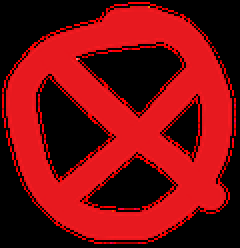
#> input picture python/data/electrical-symbols/Light/Light 2.png, 120 x 124 px (shown 2 times larger); its folder holds only this picture in this run
$ python symbol_generator.py
#> lines starting #> are read from the running program, lines starting #| are printed output that depends on the picture
import cv2
import json
import random
import shutil
import argparse
import numpy as np
from pathlib import Path
from typing import Dict, List, Tuple, Optional

try:
    from effects import water_wave_distortion, twirl_distortion, apply_gradient_fade
    _EFFECTS = True
except ImportError:
    _EFFECTS = False

SYMBOL_CATEGORIES = [
    {"id": 1, "name": "Light"},
    {"id": 2, "name": "Two-pole, one-way switch"},
    {"id": 3, "name": "Duplex Receptacle"},
    {"id": 4, "name": "Junction Box"},
    {"id": 5, "name": "Single-pole, one-way switch"},
    {"id": 6, "name": "Two-way switch"},
    {"id": 7, "name": "Three-pole, one-way switch"},
]


def _load_symbols(symbols_dir: str) -> Dict[str, List[np.ndarray]]:
#> called with symbols_dir = 'data/electrical-symbols'
    result: Dict[str, List[np.ndarray]] = {}
    for folder in Path(symbols_dir).iterdir():
        if not folder.is_dir():
            continue
        variants = [
            cv2.imread(str(p), cv2.IMREAD_UNCHANGED)
            for p in folder.glob("*.png")
        ]
#> variants = 1 item
        variants = [v for v in variants if v is not None]
        if variants:
            result[folder.name] = variants
    return result


def _resize_to_target(img: np.ndarray, target_size: int) -> np.ndarray:
    h, w = img.shape[:2]
    scale = target_size / max(h, w)
    new_w, new_h = max(1, int(w * scale)), max(1, int(h * scale))
    interp = cv2.INTER_AREA if scale < 1 else cv2.INTER_LINEAR
    return cv2.resize(img, (new_w, new_h), interpolation=interp)


def _rotate(img: np.ndarray, angle: float) -> np.ndarray:
    if angle % 360 == 0:
        return img
    h, w = img.shape[:2]
    M = cv2.getRotationMatrix2D((w / 2, h / 2), angle, 1.0)
    cos_a, sin_a = abs(M[0, 0]), abs(M[0, 1])
    new_w = int(h * sin_a + w * cos_a)
    new_h = int(h * cos_a + w * sin_a)
    M[0, 2] += (new_w - w) / 2
    M[1, 2] += (new_h - h) / 2
    border = (0, 0, 0, 0) if img.shape[2] == 4 else (255, 255, 255)
    return cv2.warpAffine(img, M, (new_w, new_h),
                          flags=cv2.INTER_LINEAR,
                          borderMode=cv2.BORDER_CONSTANT,
                          borderValue=border)


def _apply_symbol_effects(img: np.ndarray) -> np.ndarray:
    if not _EFFECTS:
        return img
    result = img.copy()
    if random.random() < 0.5:
        if random.random() < 0.5 and water_wave_distortion:
            result = water_wave_distortion(
                result,
                amplitude=random.randint(1, 3),
                frequency=random.uniform(0.005, 0.025),
            )
        elif twirl_distortion:
            result = twirl_distortion(
                result,
                angle=random.uniform(0.03, 0.18),
                radius=min(result.shape[:2]) // 2,
            )
    if random.random() < 0.4 and apply_gradient_fade:
        result = apply_gradient_fade(result,
                                     min_alpha=random.uniform(0.35, 0.7),
                                     max_alpha=1.0)
    return result


def _blend(canvas: np.ndarray, sym: np.ndarray, x: int, y: int) -> None:
    sh, sw = sym.shape[:2]
    x1, y1 = max(x, 0), max(y, 0)
    x2, y2 = min(x + sw, canvas.shape[1]), min(y + sh, canvas.shape[0])
    if x2 <= x1 or y2 <= y1:
        return
    sc = sym[y1 - y: y2 - y, x1 - x: x2 - x]
    roi = canvas[y1:y2, x1:x2]
    if sc.shape[2] == 4:
        a = sc[:, :, 3:4] / 255.0
        canvas[y1:y2, x1:x2] = (sc[:, :, :3] * a + roi * (1 - a)).astype(np.uint8)
    else:
        canvas[y1:y2, x1:x2] = sc[:, :, :3]


def _overlaps(x: int, y: int, w: int, h: int,
              boxes: List[Tuple[int, int, int, int]], pad: int) -> bool:
    for bx, by, bw, bh in boxes:
        if not (x + w + pad <= bx or bx + bw + pad <= x or
                y + h + pad <= by or by + bh + pad <= y):
            return True
    return False


def _make_background(width: int, height: int) -> np.ndarray:
    base = random.randint(228, 255)
    canvas = np.full((height, width, 3), base, dtype=np.uint8)
    noise = np.random.normal(0, random.uniform(0, 4), canvas.shape)
    return np.clip(canvas.astype(np.float32) + noise, 0, 255).astype(np.uint8)


# [60 lines left out: function _draw_distractors, not called in this run]


def _apply_image_effects(img: np.ndarray,
                         apply_tint: bool = True,
                         apply_blur: bool = True,
                         apply_noise: bool = True) -> np.ndarray:
    f = img.copy().astype(np.float32)

    if apply_noise and random.random() < 0.55:
        f += np.random.normal(0, random.uniform(2, 18), f.shape)

    if random.random() < 0.5:
        f *= random.uniform(0.72, 1.28)

    if random.random() < 0.4:
        mean = f.mean()
        f = (f - mean) * random.uniform(0.8, 1.25) + mean

    if apply_tint and random.random() < 0.6:
        if random.random() < 0.55:
            f[:, :, 0] *= random.uniform(0.78, 0.95)
            f[:, :, 2] *= random.uniform(1.0, 1.18)
        else:
            f[:, :, 0] *= random.uniform(1.0, 1.18)
            f[:, :, 2] *= random.uniform(0.78, 0.95)

    # 25% chance of dark vignette, simulates phone photos in bad lighting
    if random.random() < 0.25:
        f *= random.uniform(0.55, 0.85)
        f += np.random.normal(0, random.uniform(8, 22), f.shape)
        rows, cols = f.shape[:2]
        kx = cv2.getGaussianKernel(cols, cols / 2)
        ky = cv2.getGaussianKernel(rows, rows / 2)
        mask = (ky * kx.T)
        mask = (mask / mask.max())[:, :, np.newaxis]
        f *= mask

    result = np.clip(f, 0, 255).astype(np.uint8)

    if apply_blur and random.random() < 0.3:
        ksize = random.choice([3, 5])
        result = cv2.GaussianBlur(result, (ksize, ksize), 0)

    return result


class SymbolDatasetGenerator:
    def __init__(self, symbols_dir: str, output_dir: str = "dataset"):
        self.output_dir = Path(output_dir)
        self.images_dir = self.output_dir / "images"
        self.symbol_classes = _load_symbols(symbols_dir)
#> self.symbol_classes = 1 item
        self._cat_to_id = {c["name"]: c["id"] for c in SYMBOL_CATEGORIES}
        self._next_cat_id = len(SYMBOL_CATEGORIES) + 1

        print(f"Loaded {len(self.symbol_classes)} symbol classes:")
#| Loaded 1 symbol classes:
        for name, variants in self.symbol_classes.items():
            print(f"  {name}: {len(variants)} variant(s)")
#> this loop made 1 pass
#> name on pass 1: 'Light'
#|   Light: 1 variant(s)

    def generate(
        self,
        num_images: int = 200,
        img_width: int = 640,
        img_height: int = 640,
        symbols_per_image: Tuple[int, int] = (3, 14),
        symbol_min_size: int = 12,
        symbol_max_size: int = 100,
        rotations: Optional[List[float]] = None,
        symbol_overlap_pad: int = 4,
        distractors_per_image: Tuple[int, int] = (0, 0),
        apply_symbol_effects: bool = True,
        apply_image_effects: bool = True,
        apply_tint: bool = True,
        apply_blur: bool = True,
        apply_noise: bool = True,
    ) -> Dict:
#> called with num_images = 200, img_width = 640, img_height = 640, symbols_per_image = (3, 14), symbol_min_size = 12, symbol_max_size = 100, symbol_overlap_pad = 4, distractors_per_image = (0, 0)
        if rotations is None:
            rotations = [0.0, 90.0, 180.0, 270.0]

        if self.images_dir.exists():
            shutil.rmtree(self.images_dir)
        self.images_dir.mkdir(parents=True, exist_ok=True)

        cat_to_id = dict(self._cat_to_id)
        next_cat_id = self._next_cat_id
        all_classes = list(self.symbol_classes.keys())
#> all_classes = ['Light']

        coco: Dict = {
            "images": [],
            "annotations": [],
            "categories": [dict(c) for c in SYMBOL_CATEGORIES],
        }
        ann_id = 1

        for i in range(num_images):
            image_id = i + 1
            canvas = _make_background(img_width, img_height)

            num_distractors = random.randint(*distractors_per_image)
            if num_distractors > 0:
                _draw_distractors(canvas, num_distractors)

            placed_boxes: List[Tuple[int, int, int, int]] = []
            image_anns = []
            num_symbols = random.randint(*symbols_per_image)
            budget = num_symbols * 25

            while len(image_anns) < num_symbols and budget > 0:
                budget -= 1
                cls = random.choice(all_classes)
                src = random.choice(self.symbol_classes[cls])

                target_px = random.randint(symbol_min_size, symbol_max_size)
                sym = _resize_to_target(src.copy(), target_px)

                if apply_symbol_effects:
                    sym = _apply_symbol_effects(sym)

                angle = random.choice(rotations) if rotations else random.uniform(0, 360)
                sym = _rotate(sym, angle)

                sh, sw = sym.shape[:2]
                if sw > img_width or sh > img_height:
                    continue

                x = random.randint(0, img_width - sw)
                y = random.randint(0, img_height - sh)

                if _overlaps(x, y, sw, sh, placed_boxes, symbol_overlap_pad):
                    continue

                _blend(canvas, sym, x, y)
                placed_boxes.append((x, y, sw, sh))

                if cls not in cat_to_id:
                    cat_to_id[cls] = next_cat_id
                    coco["categories"].append({"id": next_cat_id, "name": cls})
                    next_cat_id += 1

                image_anns.append({
                    "id": ann_id,
                    "image_id": image_id,
                    "category_id": cat_to_id[cls],
                    "bbox": [float(x), float(y), float(sw), float(sh)],
                    "area": float(sw * sh),
                    "iscrowd": 0,
                })
                ann_id += 1

            if apply_image_effects:
                canvas = _apply_image_effects(canvas, apply_tint=apply_tint, apply_blur=apply_blur, apply_noise=apply_noise)

            fname = f"symbol_{i:04d}.png"
            cv2.imwrite(str(self.images_dir / fname), canvas)

            coco["images"].append({
                "id": image_id,
                "file_name": fname,
                "width": img_width,
                "height": img_height,
            })
            coco["annotations"].extend(image_anns)

            print(f"[{i+1}/{num_images}] {fname} — {len(image_anns)} symbols, {num_distractors} distractors")
#> this loop made 2 passes
#> pass 1, in generate, `cv2.imwrite(str(self.images_dir / fname), canvas)`:
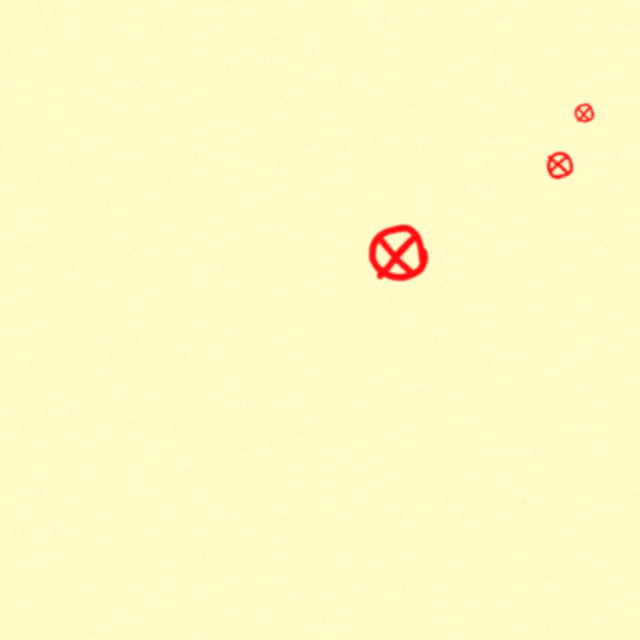
#> saved as symbol_0000.png: shape (640, 640, 3); mean B, G, R 199.4, 250, 255
#> after the loop:
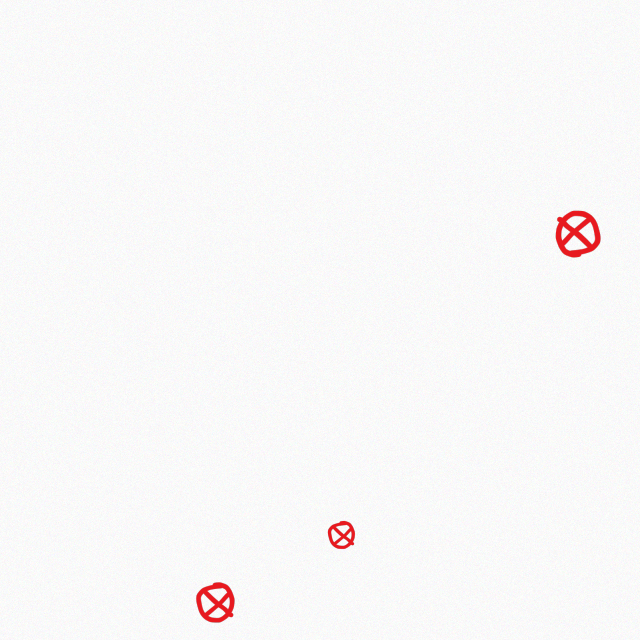
#> canvas: shape (640, 640, 3); mean B, G, R 248.3, 248.2, 249.3
#> after the loop, ann_id = 7; cat_to_id = {'Light': 1, 'Two-pole, one-way switch': 2, 'Duplex Receptacle': 3, 'Junction Box': 4, 'Single-pole, one-way switch': 5, 'Two-way switch': 6, 'Three-pole, one-way switch': 7}; next_cat_id = 8

        ann_path = self.output_dir / "annotations.json"
        with open(ann_path, "w") as f:
            json.dump(coco, f, indent=2)

        print(f"\nDone. {num_images} images → '{self.output_dir}/'")
        print(f"  Total annotations: {len(coco['annotations'])}")
        return coco


def main():
    parser = argparse.ArgumentParser(description="Generate symbol-focused training dataset")
    parser.add_argument("--symbols-dir", type=str, default="data/electrical-symbols")
    parser.add_argument("--output-dir", type=str, default="dataset")
    parser.add_argument("--num-images", type=int, default=200)
    parser.add_argument("--img-width", type=int, default=640)
    parser.add_argument("--img-height", type=int, default=640)
    parser.add_argument("--symbols-min", type=int, default=3)
    parser.add_argument("--symbols-max", type=int, default=14)
    parser.add_argument("--size-min", type=int, default=12)
    parser.add_argument("--size-max", type=int, default=100)
    parser.add_argument("--rotations", type=str, default="0,90,180,270",
                        help="comma-separated angles, or 'free' for 0-360")
    parser.add_argument("--overlap-pad", type=int, default=4)
    parser.add_argument("--distractors-min", type=int, default=0)
    parser.add_argument("--distractors-max", type=int, default=None)
    parser.add_argument("--no-symbol-effects", action="store_true")
    parser.add_argument("--no-image-effects", action="store_true")
    parser.add_argument("--no-tint", action="store_true")
    parser.add_argument("--no-blur", action="store_true")
    parser.add_argument("--no-noise", action="store_true")

    args = parser.parse_args()

    if args.distractors_max is None:
        args.distractors_max = args.distractors_min

    rotations = None if args.rotations == "free" else [
        float(r) for r in args.rotations.split(",")
    ]

    gen = SymbolDatasetGenerator(
        symbols_dir=args.symbols_dir,
        output_dir=args.output_dir,
    )
    gen.generate(
        num_images=args.num_images,
        img_width=args.img_width,
        img_height=args.img_height,
        symbols_per_image=(args.symbols_min, args.symbols_max),
        symbol_min_size=args.size_min,
        symbol_max_size=args.size_max,
        rotations=rotations,
        symbol_overlap_pad=args.overlap_pad,
        distractors_per_image=(args.distractors_min, args.distractors_max),
        apply_symbol_effects=not args.no_symbol_effects,
        apply_image_effects=not args.no_image_effects,
        apply_tint=not args.no_tint,
        apply_blur=not args.no_blur,
        apply_noise=not args.no_noise,
    )
#> (the call stopped at in _apply_symbol_effects, `result = apply_gradient_fade(result, min_alpha=random.uniform(0.35, 0...`: effects is not available in this run)


if __name__ == "__main__":
    main()

$ run again, on python/data/electrical-symbols/Light/Untitled design (10).png
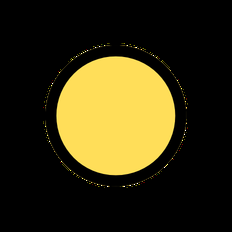
#> input picture python/data/electrical-symbols/Light/Untitled design (10).png, 232 x 232 px
#> variants = 1 item
#| Loaded 1 symbol classes:
#> the loop in __init__, `for name, variants in self.symbol_classes.items():` made 1 pass
#> name on pass 1: 'Light'
#> (printed output is left out)
#> all_classes = ['Light']
#> the loop in generate, `for i in range(num_images):` made 2 passes
#> pass 1, in generate, `cv2.imwrite(str(self.images_dir / fname), canvas)`:
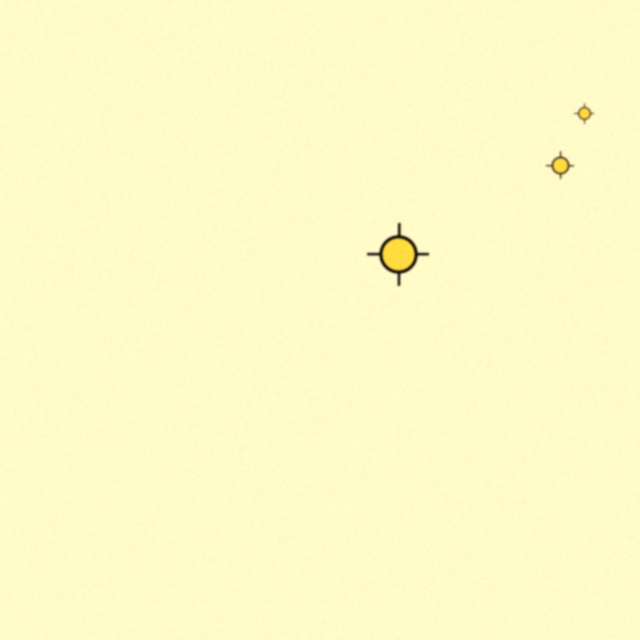
#> saved as symbol_0000.png: shape (640, 640, 3); mean B, G, R 199.8, 250.8, 254.7
#> after the loop in generate, `for i in range(num_images):`:
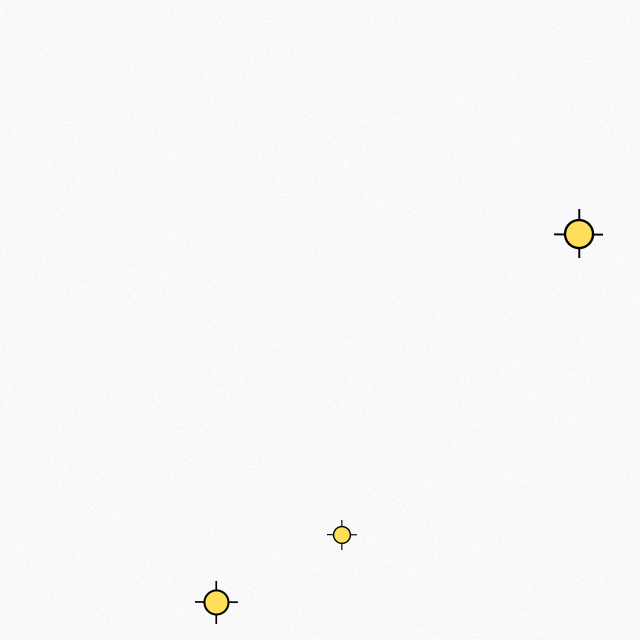
#> canvas: shape (640, 640, 3); mean B, G, R 248.7, 249, 249.1
#> after the loop in generate, `for i in range(num_images):`: ann_id = 7; cat_to_id = {'Light': 1, 'Two-pole, one-way switch': 2, 'Duplex Receptacle': 3, 'Junction Box': 4, 'Single-pole, one-way switch': 5, 'Two-way switch': 6, 'Three-pole, one-way switch': 7}; next_cat_id = 8
